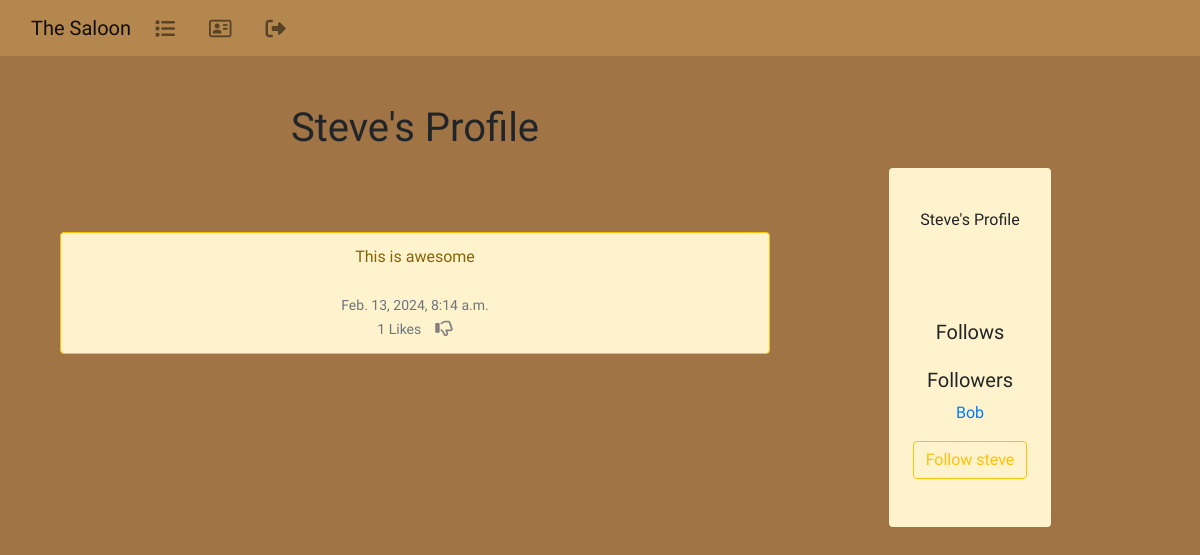
Page /profile/4 (signed in) on the earlier database version.
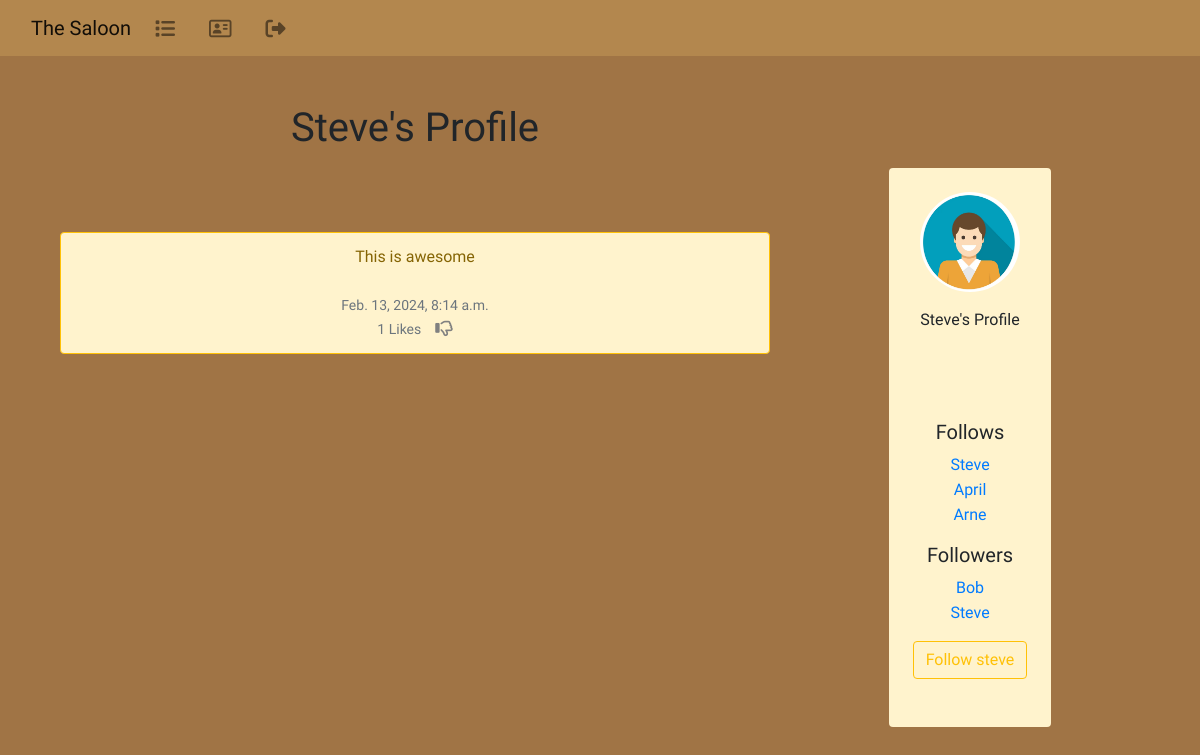
Same page on the later database version.
### the_saloon/models.py (models this page shows, shortened)
class Shout(models.Model):
    user = models.ForeignKey(
        User, related_name="shouts",
        on_delete=models.DO_NOTHING
        )
    body = models.CharField(max_length=200)
    created_at = models.DateTimeField(auto_now_add=True)
    likes = models.ManyToManyField(User, related_name="shout_like", blank=True)
    def number_of_likes(self):
		    return self.likes.count()

class Profile(models.Model):
        user = models.OneToOneField(User, on_delete=models.CASCADE)
        follows = models.ManyToManyField("self",
            related_name="followed_by",
            symmetrical=False,
            blank=True)
        date_modified = models.DateTimeField(User, auto_now=True)
        profile_image = models.ImageField(null=True, blank=True, upload_to="images/")
        profile_bio = models.CharField(null=True, blank=True, max_length=500)
        facebook_link = models.CharField(null=True, blank=True, max_length=100)
        instagram_link = models.CharField(null=True, blank=True, max_length=100)
        linedin_link = models.CharField(null=True, blank=True, max_length=100)
        def __str__(self):
                return self.user.username

### the_saloon/views.py (the view, shortened to what this page needs)
# urls.py: path('profile/<int:pk>', views.profile, name='profile'),
def profile(request, pk):
    if request.user.is_authenticated:
        profile = Profile.objects.get(user_id=pk)
        shouts = Shout.objects.filter(user_id=pk).order_by("-created_at")
        return render(request, "profile.html", {"profile":profile, "shouts":shouts})
    else:
        messages.success(request, ("You must login to see this page..."))
        return redirect('home')

### the_saloon/templates/profile.html (shortened to what this page needs)
{% extends 'index.html' %}
{% load static %}
{% block content %}
{% if profile %}
<div class="container text-center">
  <div class="row">
    <div class="col-md-8">
      <h1 style="font-family: Rye, serif;">{{ profile.user.username }}'s Profile</h1>
      <br/><br/><br/>
      {% if shouts%}
      {% for shout in shouts %}
      <div class="alert alert-warning border border-warning" role="alert" style="font-family: Rye, serif;">
        {{ shout.body }}<br /><br />
        <small class="text-muted" style="font-family: Rye, serif;">
          {{ shout.created_at }}
          <br/>
          {{ shout.number_of_likes }} Likes
          &nbsp;&nbsp;
          {% if user in shout.likes.all %}
          <a href="{% url 'shout_like' shout.id %}"></a>
          {% else %}
          <a href="{% url 'shout_like' shout.id %}"><i class="fa-lg fa-regular fa-thumbs-up" style="color:gray"></i></a>
          {% endif %}
        </small>
      </div><br /></br />
      {% endfor %}
      {% endif %}
    </div>
    <div class="col-md-4">
      <br/>
      <div class="container mt-4 mb-4 p-3 d-flex justify-content-center">
        <div class="card p-4 border-0" style="background-color:#FFF3CD">
          <div class=" image d-flex flex-column justify-content-center align-items-center">
            {% if profile.profile_image %}
            <img src="{{ profile.profile_image.url }}" height="100" width="100" class="rounded-circle" height:
              auto;>
        {% endif %}
            <span class="name mt-3" style="font-family: Rye, serif;">
              {{ profile.user.username }}'s Profile</span>
            <div class="gap-3 mt-3 icons d-flex flex-row justify-content-center align-items-center">
            </div>
            <br />
            <h5 style="font-family: Rye, serif;"> Follows </h5>
            <p class="card-text">{% for following in profile.follows.all %}
              <a href="{% url 'profile' following.user.id %}" style="font-family: Rye, serif;">{{ following }}</a><br />
              {% endfor %}
            <h5 style="font-family: Rye, serif;"> Followers </h5>
            <p class="card-text">{% for following in profile.followed_by.all %}
              <a href="{% url 'profile' following.user.id %}" style="font-family: Rye, serif;">{{ following }}</a><br />
              {% endfor %}
            <form method=POST>
              {% if profile in user.profile.follows.all %}
              <button class="btn btn-outline-warning" name="follow" value="unfollow" type="submit"
                style="font-family: Rye, serif;">
                Unfollow {{ profile.user.username|lower}}
              </button>
              {% else %}
              <button class="btn btn-outline-warning" name="follow" value="follow" type="submit"
                style="font-family: Rye, serif;">
                Follow {{ profile.user.username|lower}}
              </button>
              {% endif %}
              <br /><br />
          </div>
        </div>
      </div>
    </div>
{% endif %}
{% endblock %}

Differences in the rows shown:
now on one of the page's lists (row edited): Profile: user.username "Steve"
changed Profile "Steve": profile_image: picture added
now on this page (row unchanged): Profile: user.username "April", shown under "Follows"
now on this page (row unchanged): Profile: user.username "Arne", shown under "Follows"
